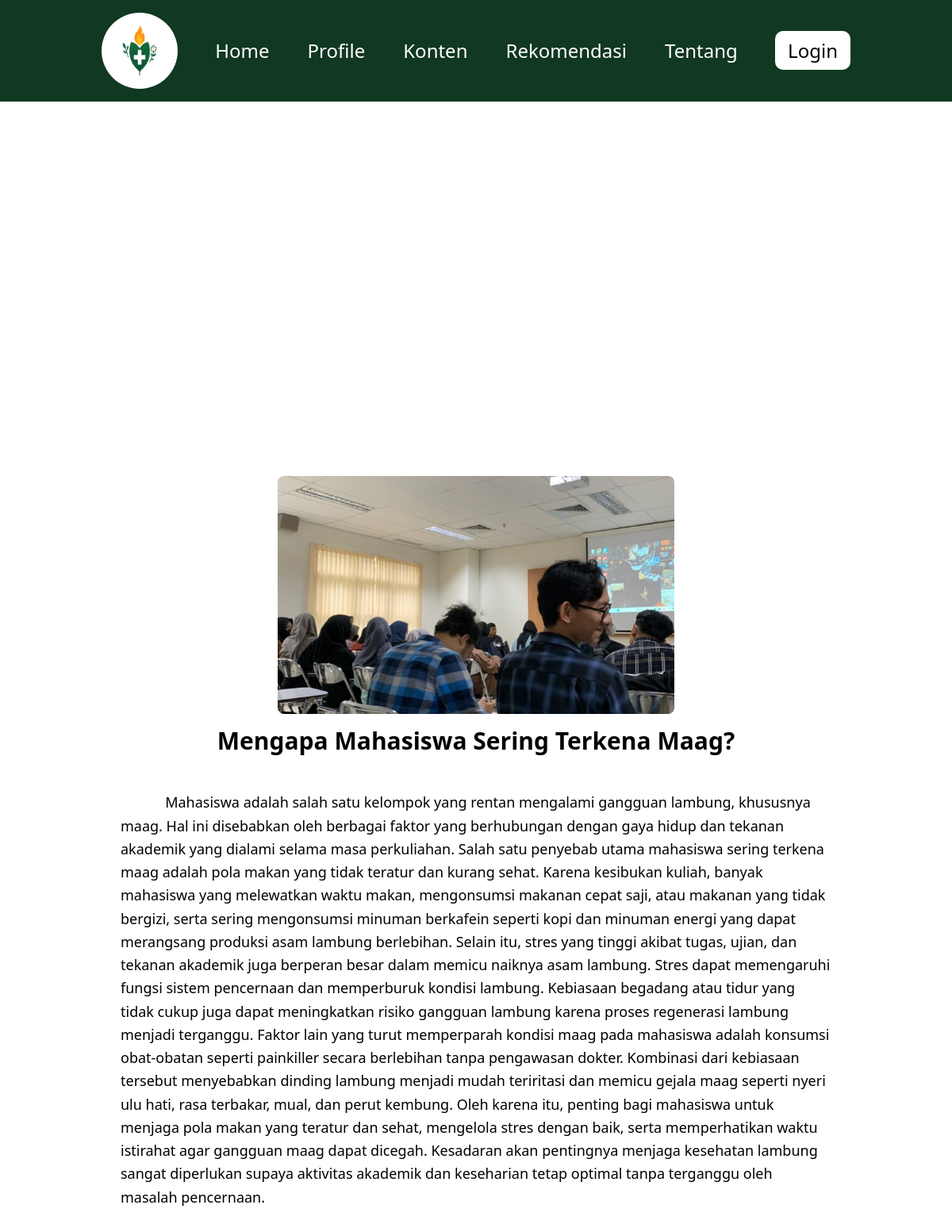
The page /user/home.php?page=tampilan_artikel&id=37 on the database its author committed.
### tables this page shows
CREATE TABLE `konten` (
  `id` int NOT NULL,
  `judul` varchar(200) NOT NULL,
  `deskripsi` text NOT NULL,
  `gambar` varchar(255) DEFAULT NULL,
  `tipe_konten` enum('Artikel','Video') NOT NULL,
  `isi_artikel` text,
  `video_link` varchar(255) DEFAULT NULL
);

### user/home.php (called while the page is built, shortened)
<?php
include __DIR__ . '/../config/koneksi.php';
include __DIR__ . '/../config/function_tampilartikel.php';
$page = $_GET['page'] ?? 'home';
switch ($page) {
    case 'tampilan_artikel':
        $artikel_id = $_GET['id'] ?? 0;
        $artikel = getArtikelById($conn, $artikel_id);
        if (!$artikel) {
            $pageTitle = "Artikel Tidak Ditemukan";
            $content = "<p>Maaf, artikel tidak ditemukan.</p>";
        } else {
            include __DIR__ . '/../includes/tampilan_artikel.php';
        }
        break;
}
include __DIR__ . '/../includes/app.php';

### config/function_tampilartikel.php (called while the page is built, shortened)
<?php
function getArtikelById($conn, $id) {
    $id = (int)$id;
    $query = "SELECT * FROM konten WHERE id = $id AND tipe_konten = 'Artikel'";
    $result = mysqli_query($conn, $query);
    $artikel = mysqli_fetch_assoc($result);
    return $artikel ?: false;
}
?>

### includes/tampilan_artikel.php (the view, shortened to what this page needs)
<?php
$gambar_path = $artikel['gambar'] ? '../assets/img/artikel/' . $artikel['gambar'] : 'default.jpg';
?>
<div class="flex items-center justify-center min-h-screen p-10">
    <div class="max-w-4xl w-full">
        <div class="mb-4 text-center">
            <img src="<?= htmlspecialchars($gambar_path) ?>" alt="<?= htmlspecialchars($artikel['judul']) ?>"
                class="rounded-lg mx-auto" style="width: 500px; height: 300px; object-fit:cover "/>
        </div>
        <h1 class="text-3xl font-bold mb-4 text-center"><?= htmlspecialchars($artikel['judul']) ?></h1>
        <div class="text-lg leading-relaxed whitespace-pre-wrap">
            <?= nl2br(htmlspecialchars($artikel['isi_artikel'])) ?>
        </div>
    </div>
</div>

### rows shown on the page
konten: gambar (picture), judul "Mengapa Mahasiswa Sering Terkena Maag?", isi_artikel "Mahasiswa adalah salah satu kelompok yang rentan mengalami gangguan lambung, khususnya maag. Hal ini disebabkan oleh berbagai faktor yang berhubungan dengan gaya hidup dan tekanan akademik yang dialami selama masa perkuliahan. Salah satu penyebab utama mahasiswa sering terkena maag adalah pola makan yang tidak teratur dan kurang sehat. Karena kesibukan kuliah, banyak mahasiswa yang melewatkan waktu makan, mengonsumsi makanan cepat saji, atau makanan yang tidak bergizi, serta sering mengonsumsi minuman berkafein seperti kopi dan minuman energi yang dapat merangsang produksi asam lambung berlebihan. Selain itu, stres yang tinggi akibat tugas, ujian, dan tekanan akademik juga berperan besar…"
